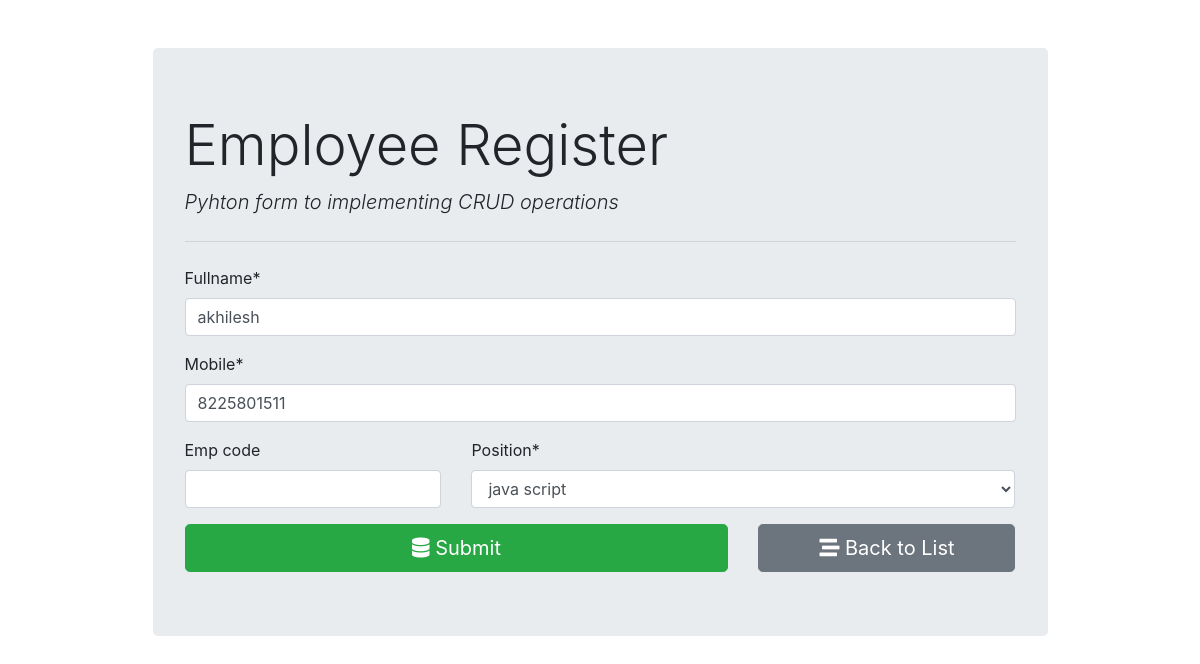
/employee/1/, run on the app's committed database.
### employee_register/models.py (models this page shows)
class Employee(models.Model):
    fullname = models.CharField(max_length=100)
    emp_code = models.CharField(max_length=10)
    mobile = models.CharField(max_length=10)
    position = models.ForeignKey(Position, on_delete=models.CASCADE)

### employee_register/views.py (the view, shortened to what this page needs)
# urls.py: path('', views.employee_form, name='employee_insert'),    # get and post req. for insert operations
def employee_form(request, id=0):
    if request.method == 'GET':
        if id == 0:
            form = EmployeeForm()
        else:
            employee = Employee.objects.get(pk=id)
            form = EmployeeForm(instance=employee)
        return render(request, 'employee_register/employee_form.html', {'form': form})

### employee_register/forms.py
class EmployeeForm(forms.ModelForm):
    class Meta:
        model = Employee
        fields = ['fullname', 'emp_code', 'mobile', 'position']
        labels = {                             # for updating the templates or customize the forms labels
            'Fullname': 'Full Name',
            'Emp code': 'EMP. Code'
        }
    def __init__(self, *args, **kwargs):
        super(EmployeeForm, self).__init__(*args, **kwargs)
        self.fields['position'].empty_label = "Select"
        self.fields['emp_code'].required = False

### employee_register/models.py (called while the page is built)
    def __str__(self):
        return self.title

### templates/employee_register/employee_form.html (shortened to what this page needs)
{% extends 'base.html' %}
{% load crispy_forms_tags %}
{% block content %}
    <form action="" method="post" autocomplete="off">
    {{form.fullname|as_crispy_field}}
    {{form.mobile|as_crispy_field}}
        <div class="row">
            <div class="col-md-4">{{form.emp_code|as_crispy_field}}</div>
            <div class="col-md-8">{{form.position|as_crispy_field}}</div>
        </div>
        <div class="row">
            <div class="col-md-8">
                 <button type="submit" class="btn btn-success btn-block btn-lg"><i class="fas fa-database">
                 </i> Submit</button>
            </div>
            <div class="col-md-4">
                <a href="{% url 'employee_list' %}" class="btn btn-secondary btn-block btn-lg">
                    <i class="fas fa-stream "></i> Back to List
                </a>
            </div>
        </div>
    </form>
 {% endblock content %}

### data on the page
Employee: fullname "akhilesh", mobile "8225801511", position "java script"
